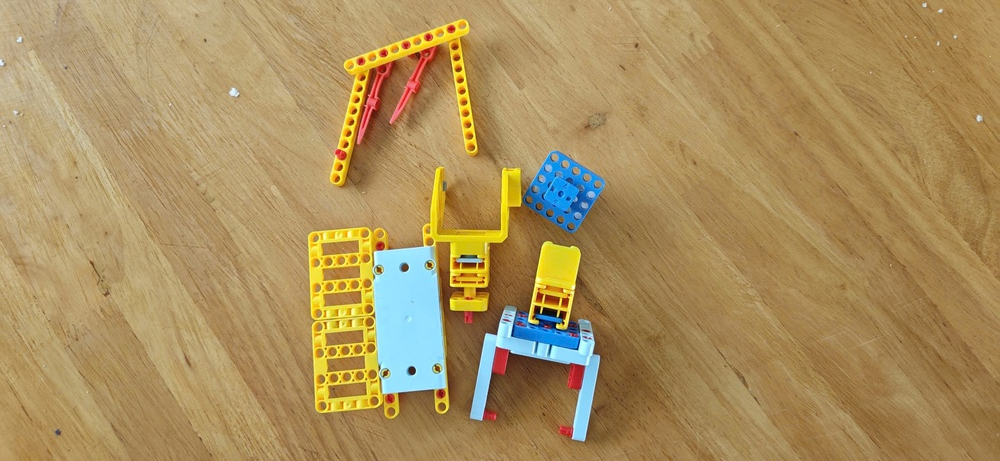
#> input picture lesson_2/images/sample.jpg, 1000 x 461 px, shrunk from 2560 x 1181 before the run, found by its file name
$ python histogram_matching.py
#> lines starting #> are read from the running program, lines starting #| are printed output that depends on the picture
import cv2
import numpy as np
import matplotlib.pyplot as plt
import os

def khop_luoc_do(img_nguon, img_tham_chieu):
    """
    Biến đổi img_nguon sao cho phân phối mức xám của nó
    khớp với img_tham_chieu.
    """
    # 1. Tính CDF của ảnh nguồn
    hist_s = cv2.calcHist([img_nguon], [0], None, [256], [0, 256]).ravel()
    cdf_s = hist_s.cumsum()
    cdf_s = cdf_s / cdf_s[-1]  # Chuẩn hóa về [0, 1]

    # 2. Tính CDF của ảnh tham chiếu
    hist_r = cv2.calcHist([img_tham_chieu], [0], None, [256], [0, 256]).ravel()
    cdf_r = hist_r.cumsum()
    cdf_r = cdf_r / cdf_r[-1]  # Chuẩn hóa về [0, 1]

    # 3. Xây dựng bảng ánh xạ (LUT) để khớp hai CDF
    # Tìm r_k sao cho CDF_tham_chieu(r_k) gần với CDF_nguon(s_k) nhất
    lut = np.zeros(256, dtype=np.uint8)
    for s_k in range(256):
        # Tìm giá trị r_k có CDF gần nhất với CDF nguồn tại mức xám s_k
        khoang_cach = np.abs(cdf_r - cdf_s[s_k])
        lut[s_k] = np.argmin(khoang_cach)

    # 4. Áp dụng bảng tra để chuyển đổi ảnh
    return cv2.LUT(img_nguon, lut)

# === CHƯƠNG TRÌNH CHÍNH ===
img_path = "images/sample.jpg"
if not os.path.exists(img_path):
    print("Lỗi: Cần có ảnh 'images/sample.jpg' để làm mẫu.")
    exit()

# Đọc ảnh xám làm gốc
img_goc = cv2.imread(img_path, cv2.IMREAD_GRAYSCALE)
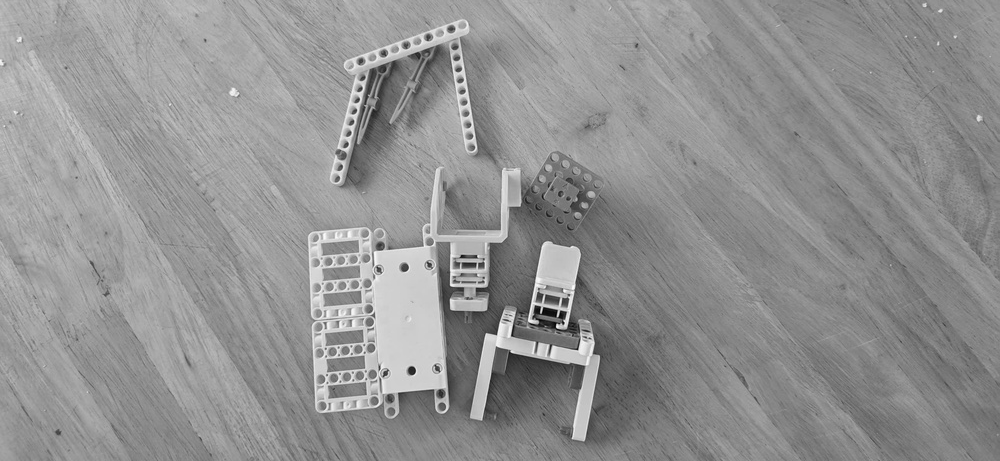
#> img_goc: shape (461, 1000); min 0, max 251, mean 145.8

# Tạo ảnh tham chiếu "giả" (ví dụ: một ảnh có độ tương phản cao, sáng hơn)
img_tham_chieu = cv2.convertScaleAbs(img_goc, alpha=1.5, beta=20)
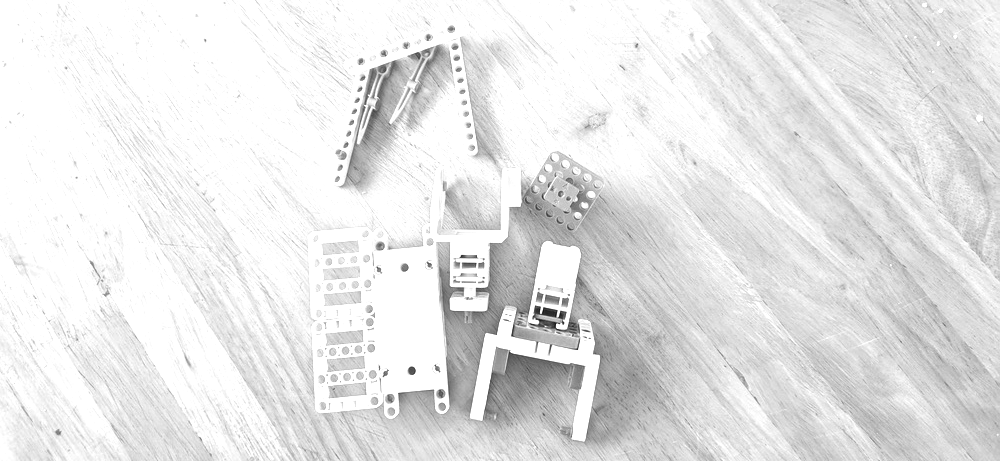
#> img_tham_chieu: shape (461, 1000); min 20, max 255, mean 230.4

# Tạo ảnh nguồn "giả" (ví dụ: một ảnh bị tối, mờ)
img_nguon_toi = cv2.convertScaleAbs(img_goc, alpha=0.5, beta=-10)
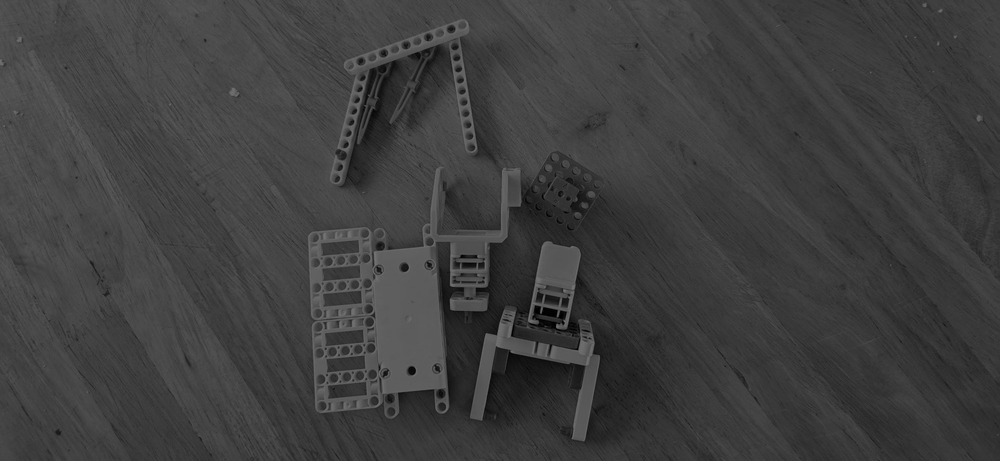
#> img_nguon_toi: shape (461, 1000); min 0, max 116, mean 62.9

# Thực hiện khớp lược đồ
img_khop = khop_luoc_do(img_nguon_toi, img_tham_chieu)
#> in khop_luoc_do, `hist_s = cv2.calcHist([img_nguon], [0], None, [256], [0, 256]).ravel()`: hist_s = 256 values, max 25959 at index 58, min 0 at index 117, mean 1800.8
#> in khop_luoc_do, `cdf_s = hist_s.cumsum()`: cdf_s = 256 values from 27 to 461000
#> in khop_luoc_do, `cdf_s = cdf_s / cdf_s[-1]`: cdf_s = 256 values from 5.86e-05 to 1
#> in khop_luoc_do, `hist_r = cv2.calcHist([img_tham_chieu], [0], None, [256], [0, 256]).ra..`: hist_r = 256 values, max 153747 at index 255, min 0 at index 0, mean 1800.8
#> in khop_luoc_do, `cdf_r = hist_r.cumsum()`: cdf_r = 256 values from 0 to 461000
#> in khop_luoc_do, `cdf_r = cdf_r / cdf_r[-1]`: cdf_r = 256 values from 0 to 1
#> after the loop in khop_luoc_do, `for s_k in range(256):`: lut = 256 values from 38 to 255

# === HIỂN THỊ KẾT QUẢ ===
fig, axes = plt.subplots(2, 3, figsize=(15, 10))

# Hiển thị ảnh
du_lieu_anh = [
    (img_nguon_toi, "1. Nguồn (Tối/Mờ)"),
    (img_tham_chieu, "2. Tham chiếu (Sáng/Rõ)"),
    (img_khop, "3. Kết quả Khớp lược đồ")
]

for i, (anh, tieu_de) in enumerate(du_lieu_anh):
    axes[0, i].imshow(anh, cmap="gray")
    axes[0, i].set_title(tieu_de)
    axes[0, i].axis("off")

    # Hiển thị Histogram tương ứng ở hàng dưới
    axes[1, i].hist(anh.ravel(), 256, [0, 256], color='teal', alpha=0.7)
    axes[1, i].set_xlim([0, 256])
    axes[1, i].set_title(f"Histogram - {i+1}")
#> this loop made 3 passes
#> tieu_de on passes 1 to 3: '1. Nguồn (Tối/Mờ)', '2. Tham chiếu (Sáng/Rõ)', '3. Kết quả Khớp lược đồ'

plt.tight_layout()
output_dir = "output"
os.makedirs(output_dir, exist_ok=True)
plt.savefig(f"{output_dir}/histogram_matching.png", dpi=150)
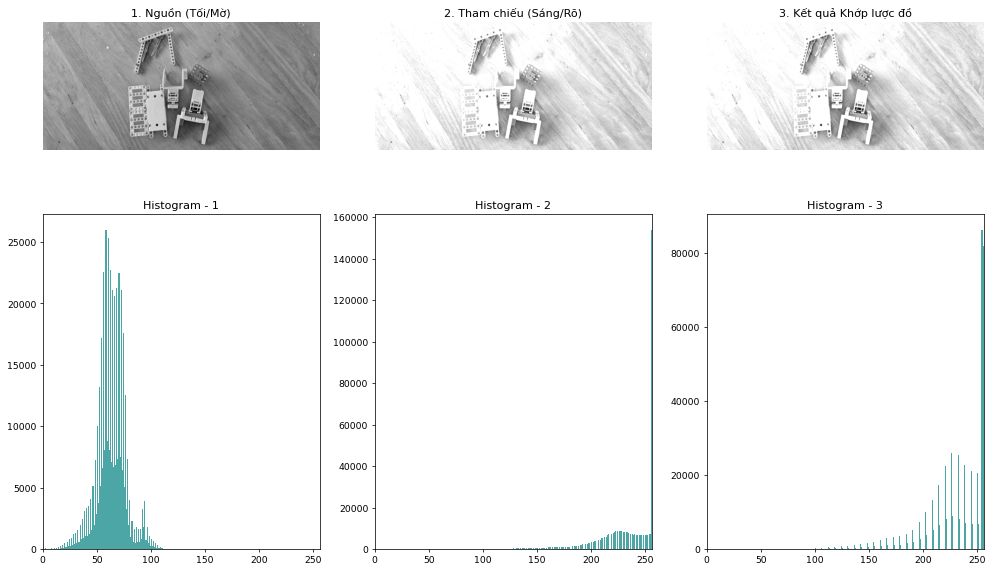
#> figure drawn by matplotlib, 6 panels; panel 4: tallest bar 25959 high, from x = 58 to 59; panel 5: tallest bar 153747 high, from x = 255 to 256; panel 6: tallest bar 86088 high, from x = 254 to 255
plt.show()

print("✓ Đã hoàn thành khớp lược đồ. Hãy so sánh Histogram 2 và 3 để thấy sự tương đồng!")
